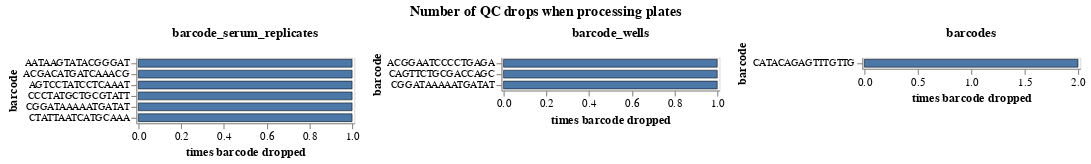

Here is the notebook cell this chart was saved with:
### Markdown cell above
## Look for barcodes dropped especially often in plate QC
If a barcode is dropped especially often across plates, that could indicate something problematic with that barcode such that it should be removed altogether from the library analysis.

### Code cell
barcode_drops = (
    plate_qc_drops_df
    .query("`drop type`.str.startswith('barcode')")
    .assign(barcode=lambda x: x["drop"].str.split().str[0])
    .groupby(["drop type", "barcode"], as_index=False)
    .aggregate(
        plates_where_dropped=pd.NamedAgg("plate", "nunique"),
        total_drops=pd.NamedAgg("plate", "count"),
    )
)

barcode_selection = alt.selection_point(fields=["barcode"], on="mouseover", empty=False)

barcode_drops_chart = (
    alt.Chart(barcode_drops)
    .add_params(barcode_selection)
    .encode(
        alt.X(
            "total_drops",
            title="times barcode dropped",
            scale=alt.Scale(nice=False, padding=2),
        ),
        alt.Y("barcode", sort=alt.SortField("total_drops", order="descending"), axis=alt.Axis(labelFontSize=9)),
        alt.Column("drop type", title=None, spacing=8, header=alt.Header(labelFontSize=12, labelFontStyle="bold", labelPadding=1)),
        strokeWidth=alt.condition(barcode_selection, alt.value(3), alt.value(0.5)),
        tooltip=barcode_drops.columns.tolist(),
    )
    .mark_bar(height={"band": 0.8}, stroke="black")
    .properties(
        width=200,
        height=alt.Step(10),
        title=alt.TitleParams("Number of QC drops when processing plates", anchor="middle", dy=-2),
    )
    .configure_axis(grid=False)
    .resolve_scale(color="independent", x="independent", y="independent")
)

barcode_drops_chart

### Figure 1 — Vega-Lite specification as saved in the notebook (floating-point values rounded to 4 significant figures)
{"config": {"view": {"continuousWidth": 300, "continuousHeight": 300}, "axis": {"grid": false}}, "data": {"name": "data-ae160d1fbae225383aa3a088123ee3a9"}, "mark": {"type": "bar", "height": {"band": 0.8}, "stroke": "black"}, "encoding": {"column": {"field": "drop type", "header": {"labelFontSize": 12, "labelFontStyle": "bold", "labelPadding": 1}, "spacing": 8, "title": null, "type": "nominal"}, "strokeWidth": {"condition": {"param": "param_2", "value": 3, "empty": false}, "value": 0.5}, "tooltip": [{"field": "drop type", "type": "nominal"}, {"field": "barcode", "type": "nominal"}, {"field": "plates_where_dropped", "type": "quantitative"}, {"field": "total_drops", "type": "quantitative"}], "x": {"field": "total_drops", "scale": {"nice": false, "padding": 2}, "title": "times barcode dropped", "type": "quantitative"}, "y": {"axis": {"labelFontSize": 9}, "field": "barcode", "sort": {"field": "total_drops", "order": "descending"}, "type": "nominal"}}, "height": {"step": 10}, "params": [{"name": "param_2", "select": {"type": "point", "fields": ["barcode"], "on": "mouseover"}}], "resolve": {"scale": {"color": "independent", "x": "independent", "y": "independent"}}, "title": {"text": "Number of QC drops when processing plates", "anchor": "middle", "dy": -2}, "width": 200, "$schema": "https://vega.github.io/schema/vega-lite/v5.16.3.json", "datasets": {"data-ae160d1fbae225383aa3a088123ee3a9": [{"drop type": "barcode_serum_replicates", "barcode": "AATAAGTATACGGGAT", "plates_where_dropped": 1, "total_drops": 1}, {"drop type": "barcode_serum_replicates", "barcode": "ACGACATGATCAAACG", "plates_where_dropped": 1, "total_drops": 1}, {"drop type": "barcode_serum_replicates", "barcode": "AGTCCTATCCTCAAAT", "plates_where_dropped": 1, "total_drops": 1}, {"drop type": "barcode_serum_replicates", "barcode": "CCCTATGCTGCGTATT", "plates_where_dropped": 1, "total_drops": 1}, {"drop type": "barcode_serum_replicates", "barcode": "CGGATAAAAATGATAT", "plates_where_dropped": 1, "total_drops": 1}, {"drop type": "barcode_serum_replicates", "barcode": "CTATTAATCATGCAAA", "plates_where_dropped": 1, "total_drops": 1}, {"drop type": "barcode_wells", "barcode": "ACGGAATCCCCTGAGA", "plates_where_dropped": 1, "total_drops": 1}, {"drop type": "barcode_wells", "barcode": "CAGTTCTGCGACCAGC", "plates_where_dropped": 1, "total_drops": 1}, {"drop type": "barcode_wells", "barcode": "CGGATAAAAATGATAT", "plates_where_dropped": 1, "total_drops": 1}, {"drop type": "barcodes", "barcode": "CATACAGAGTTTGTTG", "plates_where_dropped": 2, "total_drops": 2}]}}
